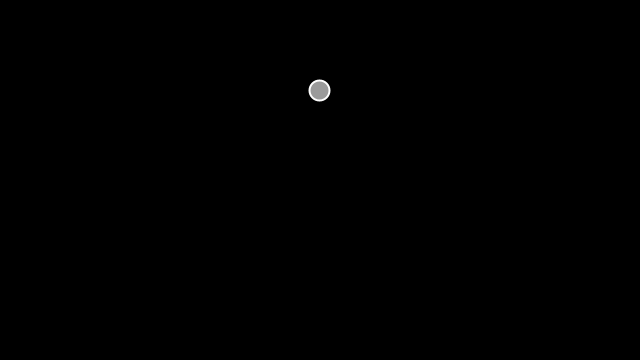
Frame 1 (no input)
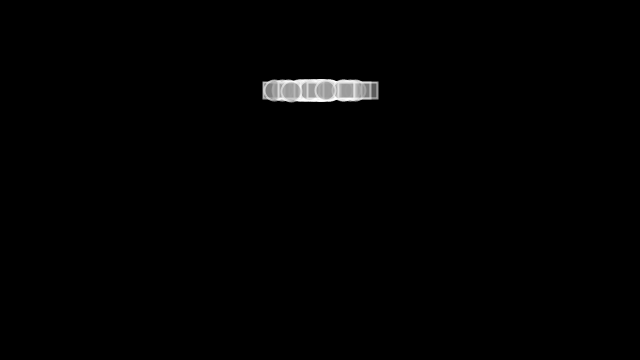
Frame 60 (the mouse pressed at the canvas centre just before this capture)
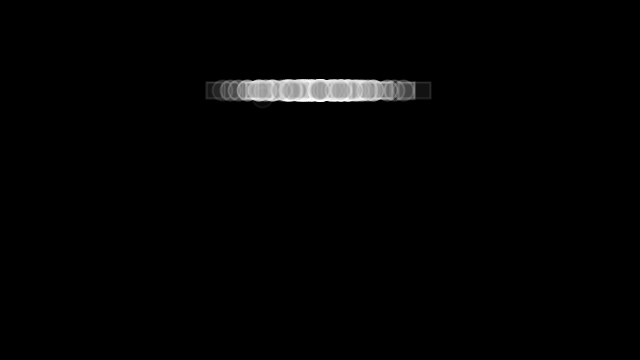
Frame 120 (the mouse held since frame 60 and released just before this capture)

The Processing sketch that drew these frames (run headless with seeded random() and noise(); from frame 60 on, the mouse is pressed at the canvas centre):

// Processing sketch: NoC_04_5_PSForces
// ── NoC_04_5_PSForces.pde
ParticleSystem ps;
PVector source_;
void settings(){
  size(640, 360);
}

void setup(){
  source_ = new PVector(width/2, height*0.25);
  ps = new ParticleSystem(source_);
}

void draw(){
  background(0);
  
  ps.addParticle();
   
  if (mousePressed){
    float windStrength = 0.001*(mouseX -width/2);
    PVector wind = new PVector(windStrength, 0);
    ps.applyForce(wind);
  }
  
  
  PVector gravity = new PVector(0, 0.001);
  ps.applyGravity(gravity);
  
 
  
  

  ps.run();

}

// ── Particle.pde
class Particle{
  PVector loc;
  PVector vel;
  PVector acc;
  float lifespan;
  float mass;
  
  Particle(PVector l){
    loc = l.copy();
    vel = new PVector(0, 0);
    acc = new PVector(random(-1, 1), 0);
    lifespan = 255;
    float r = random(1);
    if (r < 0.1){
      mass = 3;
    } else {
      mass = 0.25;
      }
  }
  
  void update(){
    vel.add(acc);
    loc.add(vel);
    acc.mult(0);
    lifespan -= 2;
  }
  
  void applyForce(PVector force){
    PVector mforce = PVector.div(force, mass);
    acc.add(mforce);
  }
  
  void display(){
    stroke(255, lifespan);
    strokeWeight(2);
    fill(155, lifespan);
    ellipse(loc.x, loc.y, 20, 20);
  }
  
  boolean isDead(){
    if (loc.x < 0 || loc.x > width || loc.y < 0 || loc.y > height){
      return true;
    } else {
      return false;
    }
  }
}

// ── ParticleSystem.pde
class ParticleSystem{
  PVector source;
  ArrayList<Particle> particles;
  
  ParticleSystem(PVector source_){
    particles = new ArrayList<Particle>();
    source = source_.copy();
  }
  
  //Because Gravity needs to be scaled by mass, we use a separate function
  void applyGravity(PVector grav){
    for (Particle p : particles){
      grav.mult(p.mass);
      p.applyForce(grav);
    }
  }
  
  void applyForce(PVector force){
    for (Particle p : particles){
      p.applyForce(force);
    }
  }
  
  void addParticle(){
    float r = random(1);
    if (r < 0.4){
    particles.add(new SquareParticle(source));
  } else {
    particles.add(new Particle(source));
  }
    
  }
 
  void run(){
    for (int i = particles.size() - 1; i >= 0; i--){
      Particle p = particles.get(i);
      p.update();
      p.display();
      if (p.isDead()){
        particles.remove(i);
      }
    }
  }
}

// ── SquareParticle.pde
class SquareParticle extends Particle{

   SquareParticle(PVector l){
     super(l);
   }
   
   void display(){
     rectMode(CENTER);
     rect(loc.x, loc.y, 16, 16);
   }
}
